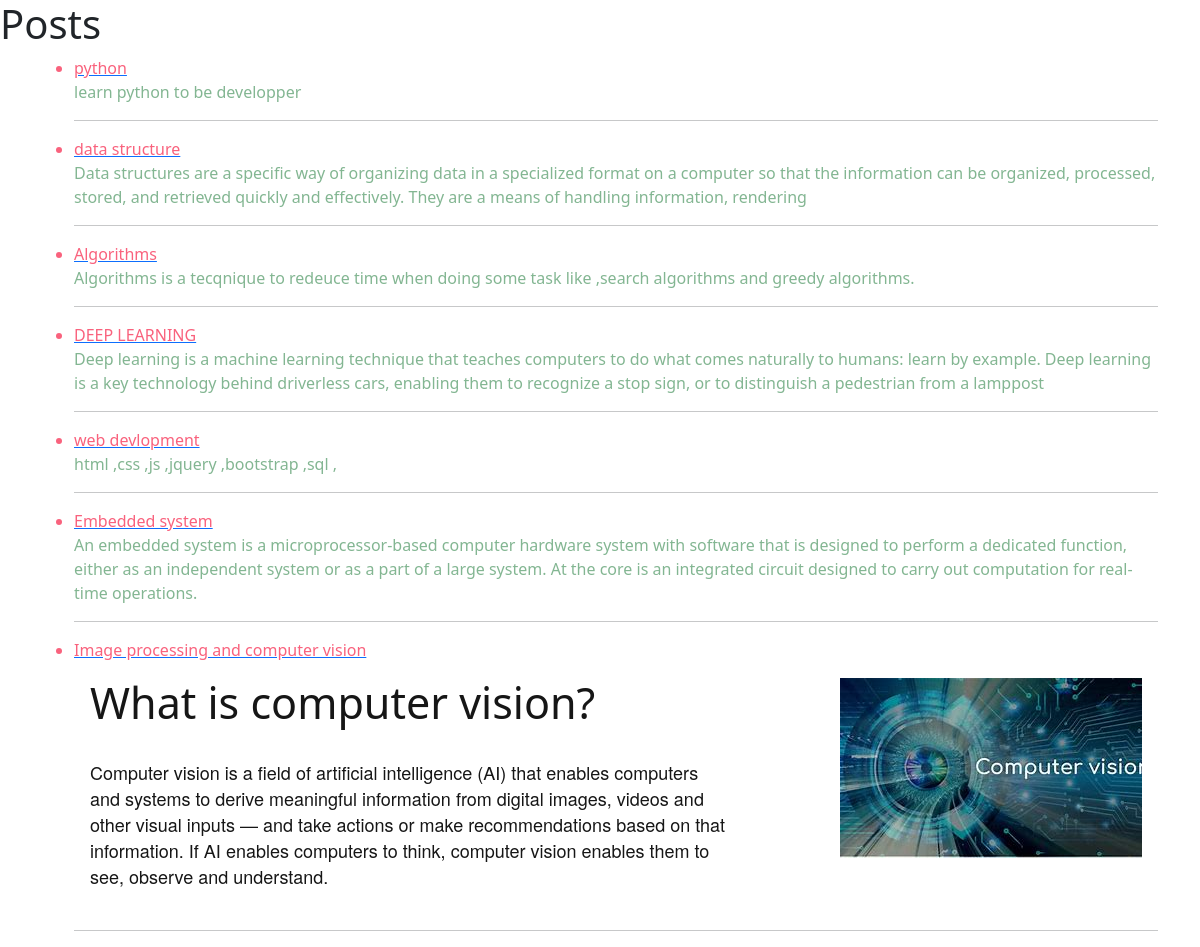
The app's page /posts/, older data.
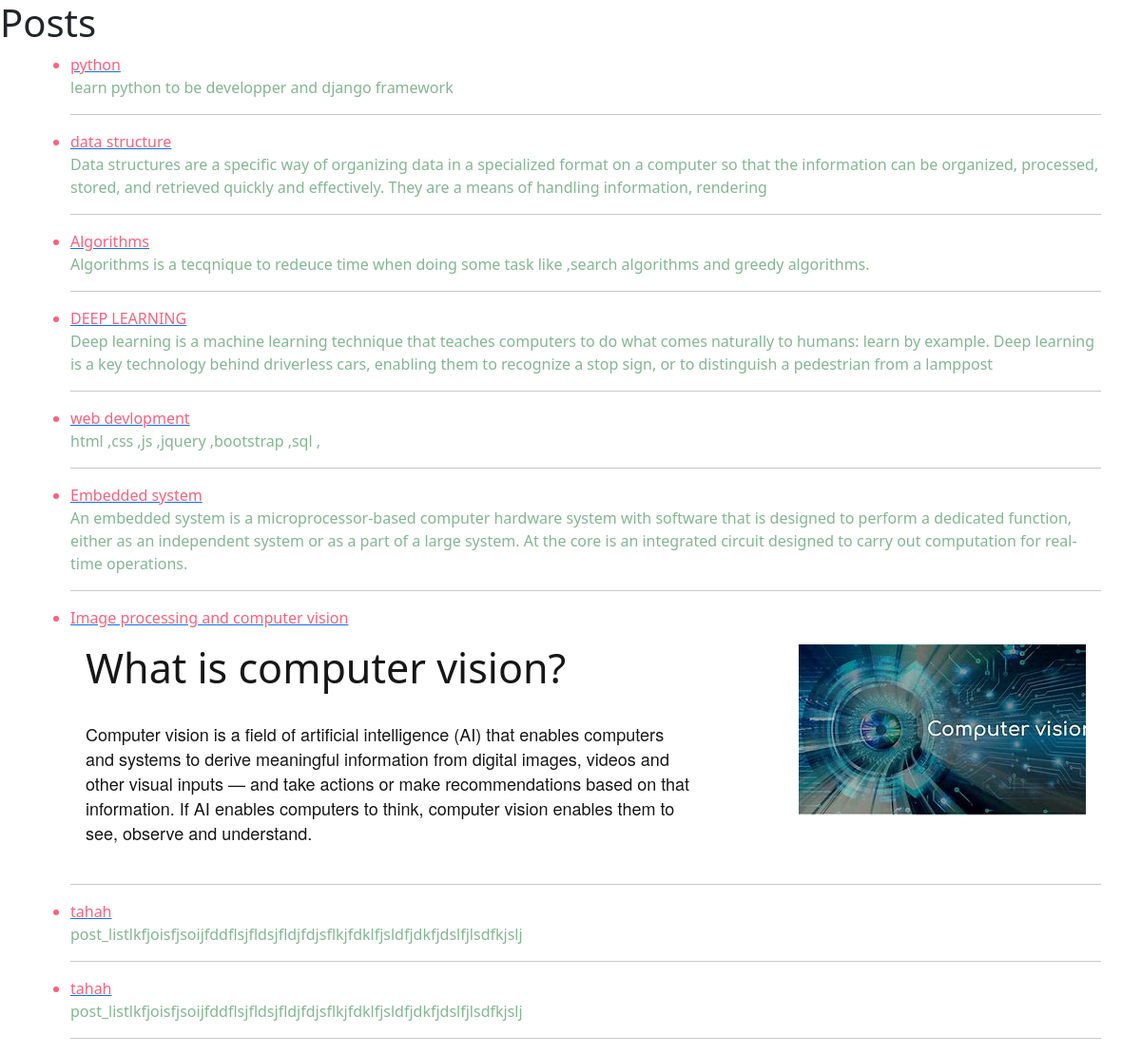
The same page, newer data.
### posts/models.py (models this page shows)
class Post(models.Model):
    author =models.ForeignKey(User, related_name='post_author'  ,  on_delete=models.CASCADE)
    title = models.CharField( max_length=50)
    content=models.TextField(max_length=20000)
    draft =models.BooleanField(default=True)
    public_date_time = models.DateTimeField(auto_now_add=True)
    image = models.ImageField(upload_to='post')
    tags = TaggableManager()
    category = models.ForeignKey("Category", related_name="post_category", on_delete=models.CASCADE,null=True)
    def __str__(self):
        return self.title

### posts/views.py (the view)
# urls.py: path('posts/',post_list ,name='post-list' ),
def post_list(request):
    data = Post.objects.all()
    context ={"post_list":data}
    return render(request ,'posts/post_list.html',context)

### posts/templates/posts/post_list.html (shortened to what this page needs)
<!doctype html>
<html lang="en">
  <head>
    <link href="https://cdn.jsdelivr.net/npm/bootstrap@5.3.2/dist/css/bootstrap.min.css" rel="stylesheet">
  </head>
  <body>
    <h1>Posts</h1>
    <div class="container">
        <ul>
            {% for post in post_list %}
            <a href="/posts/{{post.id}}"><li style ='color: #F9627D;' >  {{post}} </li> </a>
            <p style ='color: #83B692;'>  {{post.content|safe}} </p>
            <hr>
            {% endfor %}
        </ul>
    </div>
  </body>
</html>

Row changes from the older to the newer data that the page shows:
changed Post "python": content "learn python to be developper" → "learn python to be developper and django framework"
added Post: title "tahah", content "post_listlkfjoisfjsoijfddflsjfldsjfldjfdjsflkjfdklfjsldfjdkfjdslfjlsdfkjslj"
added Post: title "tahah", content "post_listlkfjoisfjsoijfddflsjfldsjfldjfdjsflkjfdklfjsldfjdkfjdslfjlsdfkjslj"
